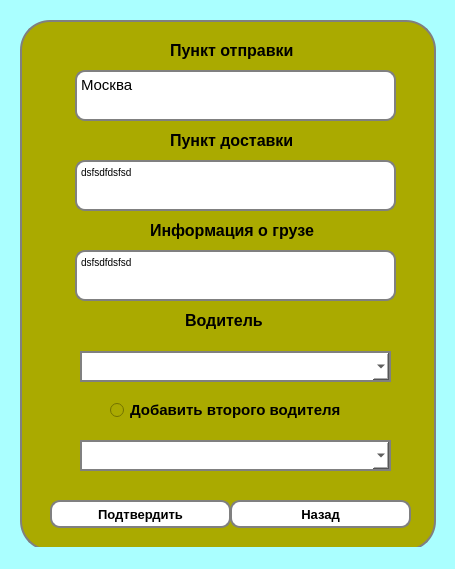
<?xml version="1.0" encoding="UTF-8"?>
<ui version="4.0">
 <class>MainWindow</class>
 <widget class="QMainWindow" name="MainWindow">
  <property name="geometry">
   <rect>
    <x>0</x>
    <y>0</y>
    <width>455</width>
    <height>569</height>
   </rect>
  </property>
  <property name="windowTitle">
   <string>MainWindow</string>
  </property>
  <property name="styleSheet">
   <string notr="true">background-color: rgb(170, 255, 255);</string>
  </property>
  <widget class="QWidget" name="centralwidget">
   <widget class="QFrame" name="frame">
    <property name="geometry">
     <rect>
      <x>20</x>
      <y>20</y>
      <width>416</width>
      <height>531</height>
     </rect>
    </property>
    <property name="styleSheet">
     <string notr="true">background-color: rgb(170, 170, 0);
border-radius: 30px;
border: 2px solid gray</string>
    </property>
    <property name="frameShape">
     <enum>QFrame::StyledPanel</enum>
    </property>
    <property name="frameShadow">
     <enum>QFrame::Raised</enum>
    </property>
    <widget class="QTextEdit" name="textEdit_Dispatch">
     <property name="geometry">
      <rect>
       <x>55</x>
       <y>50</y>
       <width>321</width>
       <height>51</height>
      </rect>
     </property>
     <property name="font">
      <font>
       <family>Arial</family>
       <pointsize>11</pointsize>
      </font>
     </property>
     <property name="styleSheet">
      <string notr="true">background-color: rgb(255, 255, 255);
border-radius: 10px</string>
     </property>
     <property name="html">
      <string>&lt;!DOCTYPE HTML PUBLIC &quot;-//W3C//DTD HTML 4.0//EN&quot; &quot;http://www.w3.org/TR/REC-html40/strict.dtd&quot;&gt;
&lt;html&gt;&lt;head&gt;&lt;meta name=&quot;qrichtext&quot; content=&quot;1&quot; /&gt;&lt;style type=&quot;text/css&quot;&gt;
p, li { white-space: pre-wrap; }
&lt;/style&gt;&lt;/head&gt;&lt;body style=&quot; font-family:'Arial'; font-size:11pt; font-weight:400; font-style:normal;&quot;&gt;
&lt;p style=&quot; margin-top:0px; margin-bottom:0px; margin-left:0px; margin-right:0px; -qt-block-indent:0; text-indent:0px;&quot;&gt;Москва&lt;/p&gt;
&lt;p style=&quot;-qt-paragraph-type:empty; margin-top:0px; margin-bottom:0px; margin-left:0px; margin-right:0px; -qt-block-indent:0; text-indent:0px;&quot;&gt;&lt;br /&gt;&lt;/p&gt;&lt;/body&gt;&lt;/html&gt;</string>
     </property>
    </widget>
    <widget class="QTextEdit" name="textEdit_Delivery">
     <property name="geometry">
      <rect>
       <x>55</x>
       <y>140</y>
       <width>321</width>
       <height>51</height>
      </rect>
     </property>
     <property name="font">
      <font>
       <family>Arial</family>
       <pointsize>11</pointsize>
      </font>
     </property>
     <property name="styleSheet">
      <string notr="true">background-color: rgb(255, 255, 255);
border-radius: 10px</string>
     </property>
     <property name="html">
      <string>&lt;!DOCTYPE HTML PUBLIC &quot;-//W3C//DTD HTML 4.0//EN&quot; &quot;http://www.w3.org/TR/REC-html40/strict.dtd&quot;&gt;
&lt;html&gt;&lt;head&gt;&lt;meta name=&quot;qrichtext&quot; content=&quot;1&quot; /&gt;&lt;style type=&quot;text/css&quot;&gt;
p, li { white-space: pre-wrap; }
&lt;/style&gt;&lt;/head&gt;&lt;body style=&quot; font-family:'Arial'; font-size:11pt; font-weight:400; font-style:normal;&quot;&gt;
&lt;p style=&quot; margin-top:0px; margin-bottom:0px; margin-left:0px; margin-right:0px; -qt-block-indent:0; text-indent:0px;&quot;&gt;&lt;span style=&quot; font-family:'MS Shell Dlg 2'; font-size:7.8pt;&quot;&gt;dsfsdfdsfsd&lt;/span&gt;&lt;/p&gt;&lt;/body&gt;&lt;/html&gt;</string>
     </property>
    </widget>
    <widget class="QTextEdit" name="textEdit_Cargoinfo">
     <property name="geometry">
      <rect>
       <x>55</x>
       <y>230</y>
       <width>321</width>
       <height>51</height>
      </rect>
     </property>
     <property name="font">
      <font>
       <family>Arial</family>
       <pointsize>11</pointsize>
      </font>
     </property>
     <property name="styleSheet">
      <string notr="true">background-color: rgb(255, 255, 255);
border-radius: 10px</string>
     </property>
     <property name="html">
      <string>&lt;!DOCTYPE HTML PUBLIC &quot;-//W3C//DTD HTML 4.0//EN&quot; &quot;http://www.w3.org/TR/REC-html40/strict.dtd&quot;&gt;
&lt;html&gt;&lt;head&gt;&lt;meta name=&quot;qrichtext&quot; content=&quot;1&quot; /&gt;&lt;style type=&quot;text/css&quot;&gt;
p, li { white-space: pre-wrap; }
&lt;/style&gt;&lt;/head&gt;&lt;body style=&quot; font-family:'Arial'; font-size:11pt; font-weight:400; font-style:normal;&quot;&gt;
&lt;p style=&quot; margin-top:0px; margin-bottom:0px; margin-left:0px; margin-right:0px; -qt-block-indent:0; text-indent:0px;&quot;&gt;&lt;span style=&quot; font-family:'MS Shell Dlg 2'; font-size:7.8pt;&quot;&gt;dsfsdfdsfsd&lt;/span&gt;&lt;/p&gt;&lt;/body&gt;&lt;/html&gt;</string>
     </property>
    </widget>
    <widget class="QLabel" name="label_c">
     <property name="geometry">
      <rect>
       <x>150</x>
       <y>20</y>
       <width>141</width>
       <height>21</height>
      </rect>
     </property>
     <property name="font">
      <font>
       <family>Arial</family>
       <pointsize>12</pointsize>
       <weight>75</weight>
       <bold>true</bold>
      </font>
     </property>
     <property name="styleSheet">
      <string notr="true">border: 0px
</string>
     </property>
     <property name="text">
      <string>Пункт отправки</string>
     </property>
    </widget>
    <widget class="QLabel" name="label_Delivery">
     <property name="geometry">
      <rect>
       <x>150</x>
       <y>110</y>
       <width>141</width>
       <height>21</height>
      </rect>
     </property>
     <property name="font">
      <font>
       <family>Arial</family>
       <pointsize>12</pointsize>
       <weight>75</weight>
       <bold>true</bold>
      </font>
     </property>
     <property name="styleSheet">
      <string notr="true">border: 0px
</string>
     </property>
     <property name="text">
      <string>Пункт доставки</string>
     </property>
    </widget>
    <widget class="QLabel" name="label_CargoInfo">
     <property name="geometry">
      <rect>
       <x>130</x>
       <y>200</y>
       <width>181</width>
       <height>21</height>
      </rect>
     </property>
     <property name="font">
      <font>
       <family>Arial</family>
       <pointsize>12</pointsize>
       <weight>75</weight>
       <bold>true</bold>
      </font>
     </property>
     <property name="styleSheet">
      <string notr="true">border: 0px
</string>
     </property>
     <property name="text">
      <string>Информация о грузе</string>
     </property>
    </widget>
    <widget class="QComboBox" name="comboBox_1Driver">
     <property name="geometry">
      <rect>
       <x>60</x>
       <y>331</y>
       <width>311</width>
       <height>31</height>
      </rect>
     </property>
     <property name="font">
      <font>
       <family>Arial</family>
       <pointsize>11</pointsize>
      </font>
     </property>
     <property name="styleSheet">
      <string notr="true">background-color: rgb(255, 255, 255);</string>
     </property>
    </widget>
    <widget class="QRadioButton" name="radioButton_Change2Driver">
     <property name="geometry">
      <rect>
       <x>90</x>
       <y>380</y>
       <width>241</width>
       <height>20</height>
      </rect>
     </property>
     <property name="font">
      <font>
       <family>Arial</family>
       <pointsize>11</pointsize>
       <weight>75</weight>
       <bold>true</bold>
      </font>
     </property>
     <property name="styleSheet">
      <string notr="true">border: 0px</string>
     </property>
     <property name="text">
      <string>Добавить второго водителя</string>
     </property>
    </widget>
    <widget class="QComboBox" name="comboBox_2Driver">
     <property name="geometry">
      <rect>
       <x>60</x>
       <y>420</y>
       <width>311</width>
       <height>31</height>
      </rect>
     </property>
     <property name="font">
      <font>
       <family>Arial</family>
       <pointsize>11</pointsize>
      </font>
     </property>
     <property name="styleSheet">
      <string notr="true">background-color: rgb(255, 255, 255);</string>
     </property>
    </widget>
    <widget class="QPushButton" name="pushButton_Back">
     <property name="geometry">
      <rect>
       <x>210</x>
       <y>480</y>
       <width>181</width>
       <height>28</height>
      </rect>
     </property>
     <property name="font">
      <font>
       <family>Arial</family>
       <pointsize>10</pointsize>
       <weight>75</weight>
       <bold>true</bold>
      </font>
     </property>
     <property name="styleSheet">
      <string notr="true">background-color: rgb(255, 255, 255);
border-radius: 10px
</string>
     </property>
     <property name="text">
      <string>Назад</string>
     </property>
    </widget>
    <widget class="QPushButton" name="pushButton_Confirm">
     <property name="geometry">
      <rect>
       <x>30</x>
       <y>480</y>
       <width>181</width>
       <height>28</height>
      </rect>
     </property>
     <property name="font">
      <font>
       <family>Arial</family>
       <pointsize>10</pointsize>
       <weight>75</weight>
       <bold>true</bold>
      </font>
     </property>
     <property name="styleSheet">
      <string notr="true">background-color: rgb(255, 255, 255);
border-radius: 10px
</string>
     </property>
     <property name="text">
      <string>Подтвердить</string>
     </property>
    </widget>
    <widget class="QLabel" name="label_Driver">
     <property name="geometry">
      <rect>
       <x>165</x>
       <y>290</y>
       <width>91</width>
       <height>21</height>
      </rect>
     </property>
     <property name="font">
      <font>
       <family>Arial</family>
       <pointsize>12</pointsize>
       <weight>75</weight>
       <bold>true</bold>
      </font>
     </property>
     <property name="styleSheet">
      <string notr="true">border: 0px
</string>
     </property>
     <property name="text">
      <string>Водитель</string>
     </property>
    </widget>
   </widget>
  </widget>
  <widget class="QMenuBar" name="menubar">
   <property name="geometry">
    <rect>
     <x>0</x>
     <y>0</y>
     <width>455</width>
     <height>26</height>
    </rect>
   </property>
  </widget>
  <widget class="QStatusBar" name="statusbar"/>
 </widget>
 <resources/>
 <connections/>
</ui>
